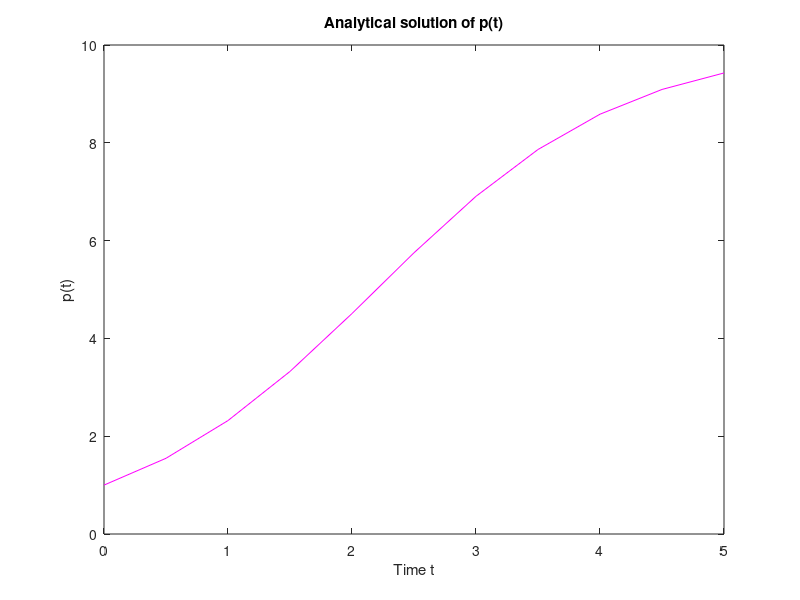

The MATLAB script that drew this image: (Note: this script raises an error after producing the figure.)
%% Worksheet 1
% a) Use matlab to plot the function p(t) in a graph.

dt = [1,1/2,1/4,1/8];
t_end = 5;
t = 0:dt(2):t_end;
p = 10./(1+9.*exp(-t));

plot(t,p,'m-')
xlabel('Time t')
ylabel('p(t)')
title('Analytical solution of p(t)')

fprintf('Program paused. Proceed with Task c). Press enter to continue.\n');
pause;
%% b)
% see functions Euler.m, Heun.m, RungeKutta.m, (RKEuler.m)

%% c)

eq1 = @(p)(1-(p/10))*p;
y0 = 1;
E_eul = zeros(1,length(dt));
E_heu = zeros(1,length(dt));
E_RK = zeros(1,length(dt));

Color = {[1 1 0], [1 0 1], [0 1 1], [1 0 0], [0 1 0]};

% Euler
for i=1:length(dt)
t = 0:dt(i):t_end;
p = 10./(1+9.*exp(-t));

y = Euler(eq1,y0,dt(i),t_end);
E_eul(i) = sqrt((dt(i)/5)*sum((y-p).^2));
plot(t,y,'Color',Color{i},'LineStyle','-')
hold on
end
E_eul
plot(t,p,'Color',Color{length(dt)+1},'LineStyle','-')
xlabel('Time t')
legend(strcat('Euler with dt =',' ',num2str(dt(1))),...
       strcat('Euler with dt =',' ',num2str(dt(2))),...
       strcat('Euler with dt =',' ',num2str(dt(3))),...
       strcat('Euler with dt =',' ',num2str(dt(4))),...
       'Analytical Solution', 'Location','northwest')
title(['Comparison of Euler approximations with respect to time step ' ...
       'and analytical solution'])
hold off
fprintf('Program paused. Press enter to continue.\n');
pause;

% Heun
for i=1:length(dt)
t = 0:dt(i):t_end;
p = 10./(1+9.*exp(-t));

y = Heun(eq1,y0,dt(i),t_end);
E_heu(i) = sqrt((dt(i)/5)*sum((y-p).^2));
plot(t,y,'Color',Color{i},'LineStyle','-')
hold on
end
E_heu
plot(t,p,'Color',Color{length(dt)+1},'LineStyle','-')
xlabel('Time t')
legend(strcat('Heun with dt =',' ',num2str(dt(1))),...
       strcat('Heun with dt =',' ',num2str(dt(2))),...
       strcat('Heun with dt =',' ',num2str(dt(3))),...
       strcat('Heun with dt =',' ',num2str(dt(4))),...
       'Analytical Solution', 'Location','northwest')
title(['Comparison of Heun approximations with respect to time step ' ...
       'and analytical solution'])
hold off
fprintf('Program paused. Press enter to continue.\n');
pause;

% Runge-Kutta
for i=1:length(dt)
t = 0:dt(i):t_end;
p = 10./(1+9.*exp(-t));

y = RungeKutta(eq1,y0,dt(i),t_end);
E_RK(i) = sqrt((dt(i)/5)*sum((y-p).^2));
plot(t,y,'Color',Color{i},'LineStyle','-')
hold on
end
E_RK
plot(t,p,'Color',Color{length(dt)+1},'LineStyle','-')
xlabel('Time t')
legend(strcat('Runge-Kutta with dt =',' ',num2str(dt(1))),...
       strcat('Runge-Kutta with dt =',' ',num2str(dt(2))),...
       strcat('Runge-Kutta with dt =',' ',num2str(dt(3))),...
       strcat('Runge-Kutta with dt =',' ',num2str(dt(4))),...
       'Analytical Solution', 'Location','northwest')
title(['Comparison of Runge-Kutta approximations with respect to ' ...
       'time step and analytical solution'])
hold off
fprintf('Program paused. Proceed with Task e). Press enter to continue.\n');
pause;

%% d)
% see tables in Worksheet 1

%% e)

eq1 = @(p)(1-(p/10))*p;
y0 = 1;
E_eul = zeros(1,length(dt));
E_heu = zeros(1,length(dt));
E_RK = zeros(1,length(dt));

Color = {[1 1 0], [1 0 1], [0 1 1], [1 0 0], [0 1 0]};

% Euler
stepsize = 1;
for i=length(dt):-1:1
    ct = 1;
    y = Euler(eq1,y0,dt(i),t_end);
    if i == length(dt)
        p = y;
    end
    
    for j=1:stepsize:t_end/dt(length(dt))+1
        diff_vec = p(j)-y(ct);
        ct = ct + 1;
    end
    E_eul(i) = sqrt((dt(i)/5)*sum((diff_vec).^2));
    stepsize = stepsize * 2;
end
E_eul
fprintf('Program paused. Press enter to continue.\n');
pause;

% Heun
stepsize = 1;
for i=length(dt):-1:1
    ct = 1;
    y = Heun(eq1,y0,dt(i),t_end);
    if i == length(dt)
        p = y;
    end
    for j=1:stepsize:t_end/dt(length(dt))+1
        diff_vec = p(j)-y(ct);
        ct = ct + 1;
    end
    E_heu(i) = sqrt((dt(i)/5)*sum((diff_vec).^2));
    stepsize = stepsize * 2;
end
E_heu

fprintf('Program paused. Press enter to continue.\n');
pause;

% Runge-Kutta
stepsize = 1;
for i=length(dt):-1:1
    ct = 1;
    y = RungeKutta(eq1,y0,dt(i),t_end);
    if i == length(dt)
        p = y;
    end
    for j=1:stepsize:t_end/dt(length(dt))+1
        diff_vec = p(j)-y(ct);
        ct = ct + 1;
    end
    E_RK(i) = sqrt((dt(i)/5)*sum((diff_vec).^2));
    stepsize = stepsize * 2;
end
E_RK

fprintf('Program paused. Press enter to continue.\n');
pause;
